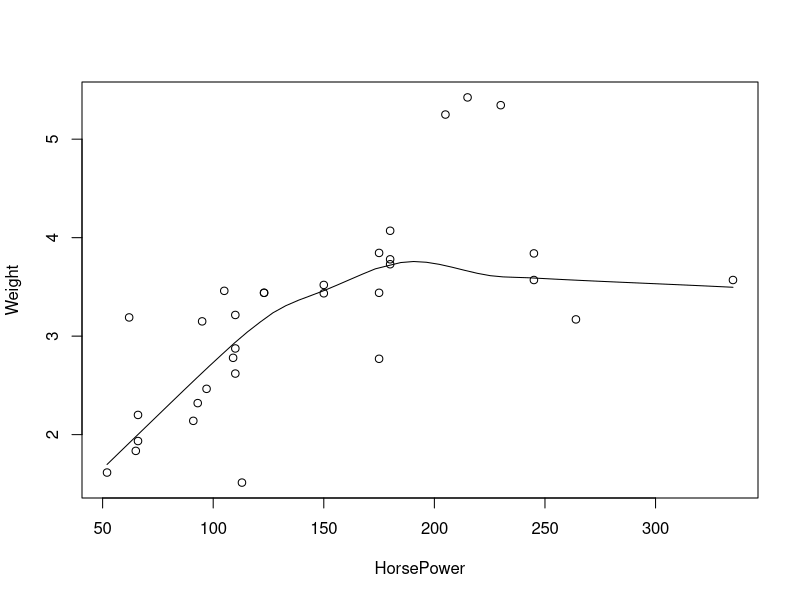
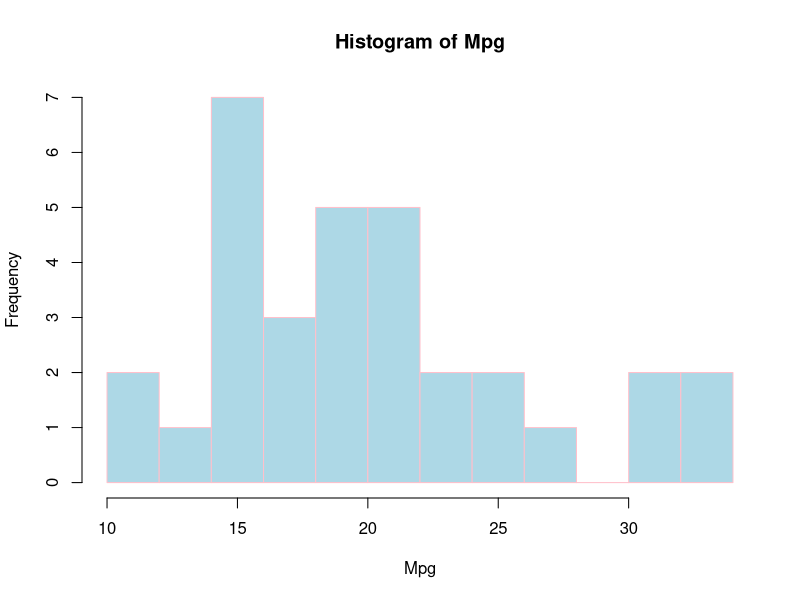

Source code (R) for these figures, in order:
#a
data() 
head(mtcars) 

#b
rownum <- nrow(mtcars) # Number of rows (observations) 
colnum <- ncol(mtcars) # Number of columns (variables) 

#c 
x<- data.frame(mtcars)
automatic <-0      
manual <-0 

for (i in 1:rownum)   
  ifelse( x[i,9] == 1, automatic <- automatic + 1, manual <- manual +1) 
ifelse (automatic > manual,   
        print("There are more automatic transmission type"),   
        print("There are more manual transmission type") ) 

#d
#The scatter plot 
HorsePower <- x[,4]
Weight <- x[,6]
scatter.smooth(HorsePower,Weight, span=2/3, degree = 1, family =c("symmetric","gaussian"))    

# Plot histogram of Miles/gallon 
Mpg <- x[,1]  
hist(Mpg, breaks = 12, col ="lightblue", border = "pink")     

#e.   
# Solution for e   
x[,2]<- as.integer(x[,2])  
x[,8]<- as.integer(x[,8])  
x[,9]<- as.integer(x[,9])  
x[,2] <= 5   

#f
mtcars[mtcars$cyl <=5, ]

head(mtcars)
